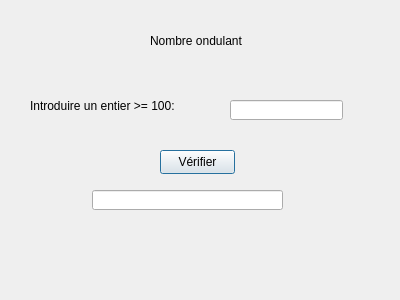
<?xml version="1.0" encoding="UTF-8"?>
<ui version="4.0">
 <class>Dialog</class>
 <widget class="QDialog" name="Dialog">
  <property name="geometry">
   <rect>
    <x>0</x>
    <y>0</y>
    <width>400</width>
    <height>300</height>
   </rect>
  </property>
  <property name="windowTitle">
   <string>Dialog</string>
  </property>
  <widget class="QPushButton" name="b1">
   <property name="geometry">
    <rect>
     <x>160</x>
     <y>150</y>
     <width>75</width>
     <height>24</height>
    </rect>
   </property>
   <property name="text">
    <string>Vérifier</string>
   </property>
  </widget>
  <widget class="QLabel" name="label">
   <property name="geometry">
    <rect>
     <x>30</x>
     <y>90</y>
     <width>181</width>
     <height>31</height>
    </rect>
   </property>
   <property name="text">
    <string>Introduire un entier &gt;= 100:</string>
   </property>
  </widget>
  <widget class="QLabel" name="label_2">
   <property name="geometry">
    <rect>
     <x>150</x>
     <y>20</y>
     <width>121</width>
     <height>41</height>
    </rect>
   </property>
   <property name="text">
    <string>Nombre ondulant</string>
   </property>
  </widget>
  <widget class="QLineEdit" name="l1">
   <property name="geometry">
    <rect>
     <x>230</x>
     <y>100</y>
     <width>113</width>
     <height>20</height>
    </rect>
   </property>
  </widget>
  <widget class="QLineEdit" name="l2">
   <property name="geometry">
    <rect>
     <x>92</x>
     <y>190</y>
     <width>191</width>
     <height>20</height>
    </rect>
   </property>
  </widget>
 </widget>
 <resources/>
 <connections/>
</ui>
